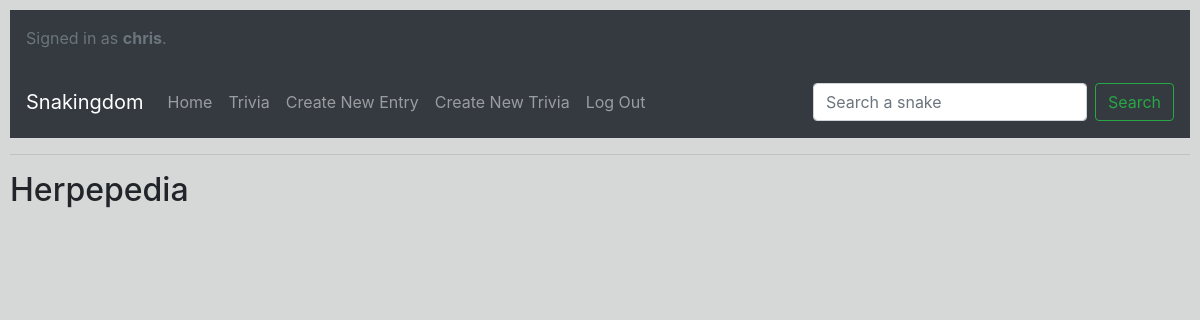
Before: /list/True (signed in) with the older database file.
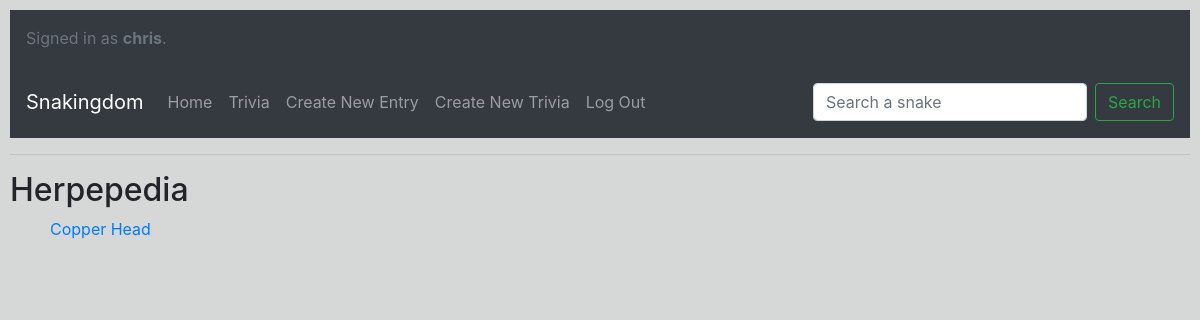
After: the same page with the newer database file.
### ColdBlooded/models.py (models this page shows, shortened)
class Snake(models.Model):
    name = models.CharField(max_length=128, default='')
    sciname = models.CharField(max_length=128, default='', verbose_name="scientific name")
    description = models.TextField(default ='')
    picture = models.ImageField()
    range = models.CharField(max_length=128,null=True)
    rangepic = models.URLField(blank=True, verbose_name="Range Map (URL to range map)")
    funfacts = models.TextField(null=True, blank=True)
    is_venomous = models.BooleanField(default=False)

### ColdBlooded/views.py (the view)
# urls.py: path('list/<str:venomous>', views.list, name='list'),
def list(request, venomous):
    snakes= Snake.objects.filter(is_venomous=venomous)
    return render(request, "ColdBlooded/list.html",{
        "snakes": snakes
    })

### ColdBlooded/templates/ColdBlooded/list.html
{% extends "ColdBlooded/layout.html" %}
{% block body %}
    <h2>Herpepedia</h2>
    <ul>
        {% for snake in snakes %}
        <div>
            <a href="{% url 'detail' snake.id %}">{{ snake.name }}</a>
        </div>
        {% endfor %}
    </ul>
{% endblock %}

Changed rows visible on the page:
added Snake: name "Copper Head"
